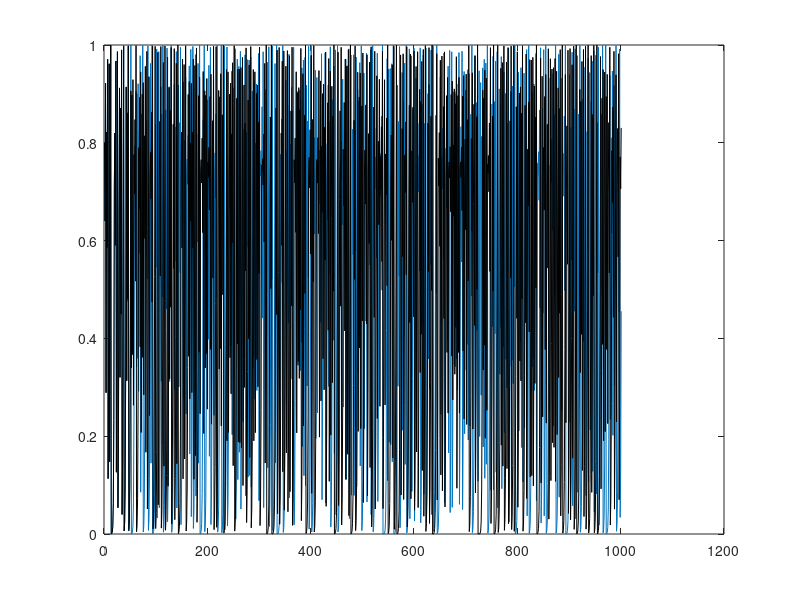

The MATLAB script that drew this image:
%{
Article: Confiabilidade numérica na simulação de Sistemas
Caóticos utilizando Matlab e C++

Uso: simula o mapa logístico. Para plotar os graficos, utilize a rotina Lplot.m 

Other m-files required: rk4.m, rk5.m, lorenz.m, executar.m
Subfunctions: none
See also: rk4.m, rk5.m, lorenz.m, Lplot.m
Authors: Wilson Rocha Lacerda Junior, Maurício Silva Barbosa,
Samir Angelo Milani Martins e Erivelton Geraldo Nepomuceno.
Website: http://www.ufsj.edu.br/gcom
Last revision: Jun 2017

Please send suggestions for improvement of the above code
to Wilson Rocha at this email address: wilsonrljr@outlook.com

References: 
----------- 

@article{junior2017confiabilidade,
  title={Confiabilidade num{\'e}rica na simula{\c{c}}ao de Sistemas Ca{\'o}ticos utilizando Matlab e C+},
  author={Junior, Wilson Rocha Lacerda and Barbosa, Maur{\i}cio Silva and Nepomuceno, Erivelton Geraldo and Martins, Samir Angelo Milani},
  journal={Revista de Engenharias da Faculdade Salesiana},
  number={6},
  pages={2--9},
  year={2017}
}

------------- BEGIN CODE --------------
%}

clear
clc

x(1) = 0.8;
y(1) = 0.8;
m = 4;
for k = 1:1:1000
    x(k+1) = m*x(k)*(1-x(k));
    y(k+1) = m*y(k) - m*y(k)*y(k);
end
plot(x)
hold on
plot(y, 'k')
